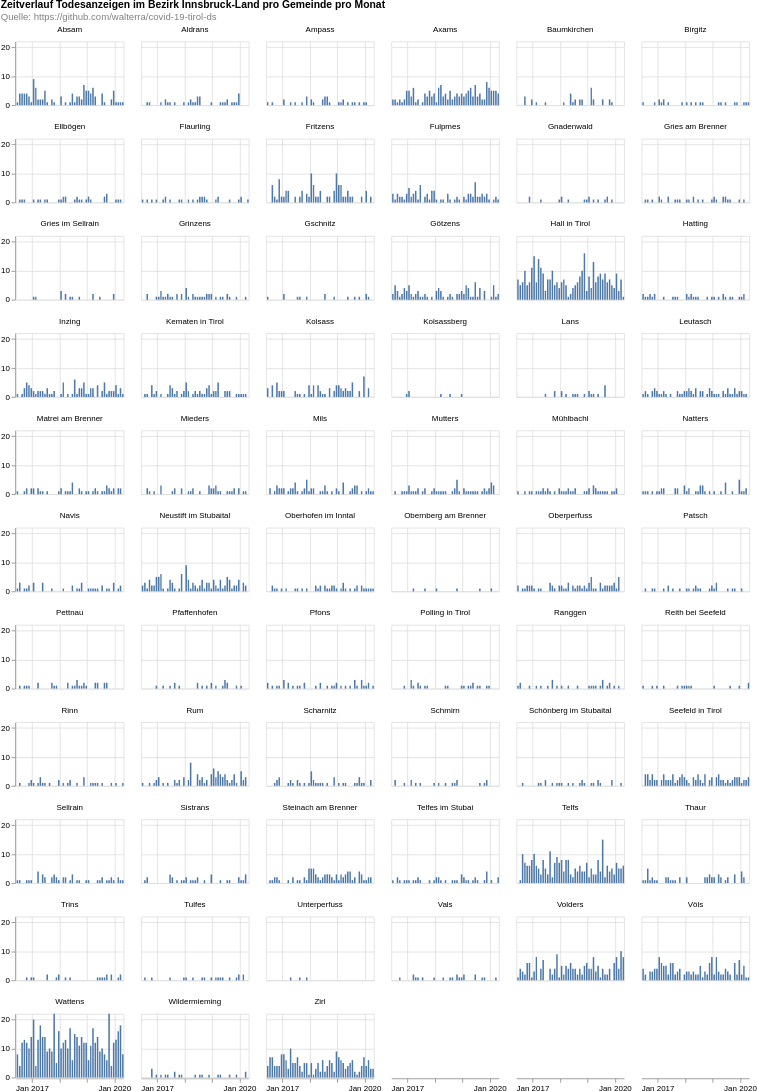

Write the Vega-Lite specification saved for this chart.
### Vega-Lite specification from a JSON file in a GitHub repository (floating-point values rounded to 4 significant figures; data arrays with more than 128 entries replaced by an {"elided": "..."} marker saying what was removed)
{"$schema": "https://vega.github.io/schema/vega-lite/v4.8.1.json", "columns": 6, "config": {"view": {"continuousHeight": 300, "continuousWidth": 400}}, "data": {"name": "data-103f068b60d0245babcc498c43657a39"}, "datasets": {"data-103f068b60d0245babcc498c43657a39": {"elided": "3683 records"}}, "facet": {"field": "municipaly", "title": null, "type": "nominal"}, "padding": 0, "spec": {"layer": [{"encoding": {"tooltip": [{"field": "date", "timeUnit": "yearmonth", "type": "temporal"}, {"aggregate": "sum", "field": "count", "type": "quantitative"}], "x": {"field": "date", "timeUnit": "yearmonth", "title": null, "type": "temporal"}, "y": {"aggregate": "sum", "field": "count", "title": null, "type": "quantitative"}}, "height": 80, "mark": "bar", "width": 135}]}, "title": {"color": "black", "subtitle": ["Quelle: https://github.com/walterra/covid-19-tirol-ds"], "subtitleColor": "gray", "text": ["Zeitverlauf Todesanzeigen im Bezirk Innsbruck-Land pro Gemeinde pro Monat"]}}
